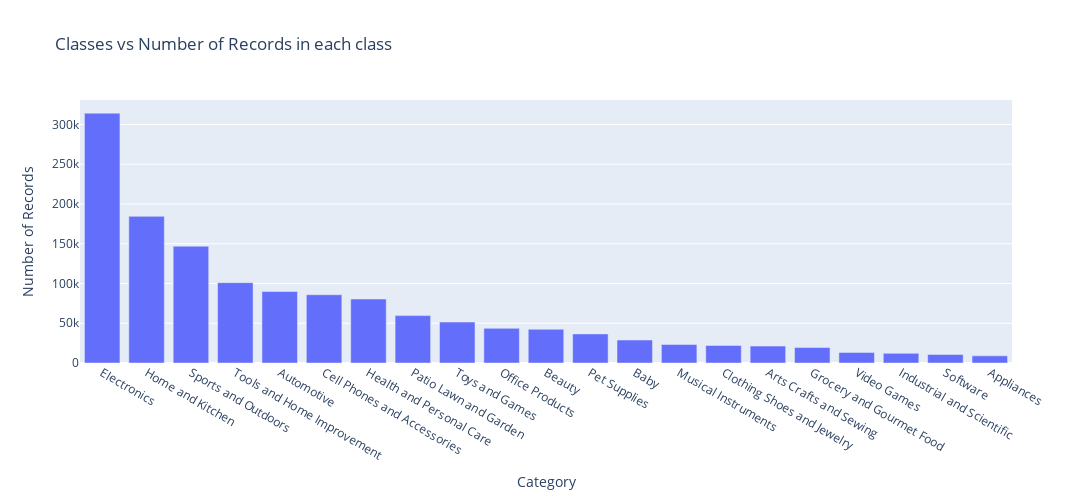

The notebook cell saved with this chart:
### Code cell
import plotly.express as px

fig = px.bar(df['Category'].value_counts().reset_index(), x='index', y='Category',
             labels={'index': 'Category', 'Category': 'Number of Records'},
             title='Classes vs Number of Records in each class',
             width=1500, height=500)

fig.show()

### Figure 1 — Plotly figure (JSON) as saved in the notebook; plotly's stock layout.template omitted (floating-point values rounded to 4 significant figures)
{"data": [{"alignmentgroup": "True", "hovertemplate": "Category=%{x}<br>Number of Records=%{y}<extra></extra>", "legendgroup": "", "marker": {"color": "#636efa", "pattern": {"shape": ""}}, "name": "", "offsetgroup": "", "orientation": "v", "showlegend": false, "textposition": "auto", "type": "bar", "x": ["Electronics", "Home and Kitchen", "Sports and Outdoors", "Tools and Home Improvement", "Automotive", "Cell Phones and Accessories", "Health and Personal Care", "Patio Lawn and Garden", "Toys and Games", "Office Products", "Beauty", "Pet Supplies", "Baby", "Musical Instruments", "Clothing Shoes and Jewelry", "Arts Crafts and Sewing", "Grocery and Gourmet Food", "Video Games", "Industrial and Scientific", "Software", "Appliances"], "xaxis": "x", "y": [314263, 184439, 146891, 101088, 89923, 85865, 80496, 59595, 51486, 43608, 42422, 36607, 28933, 23322, 22068, 21262, 19538, 13307, 12136, 10636, 9011], "yaxis": "y"}], "layout": {"barmode": "relative", "height": 500, "legend": {"tracegroupgap": 0}, "title": {"text": "Classes vs Number of Records in each class"}, "width": 1500, "xaxis": {"anchor": "y", "domain": [0, 1], "title": {"text": "Category"}}, "yaxis": {"anchor": "x", "domain": [0, 1], "title": {"text": "Number of Records"}}}}
